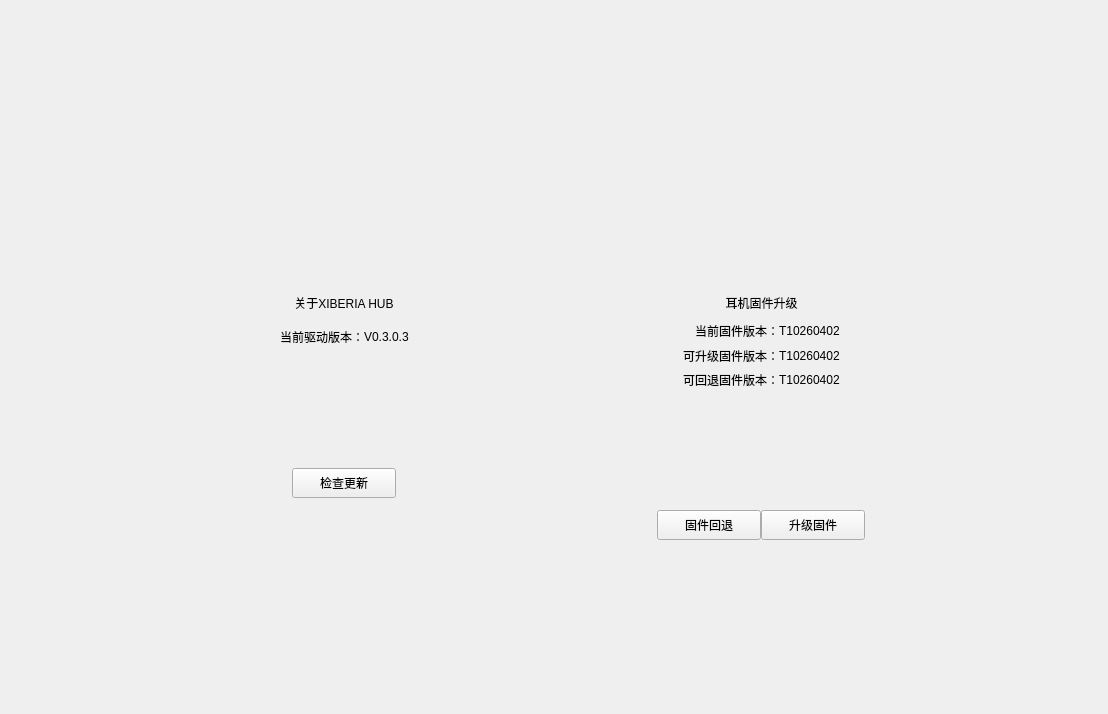
<?xml version="1.0" encoding="UTF-8"?>
<ui version="4.0">
 <class>VersionSettingsMainPage</class>
 <widget class="QWidget" name="VersionSettingsMainPage">
  <property name="geometry">
   <rect>
    <x>0</x>
    <y>0</y>
    <width>1108</width>
    <height>714</height>
   </rect>
  </property>
  <property name="windowTitle">
   <string>Form</string>
  </property>
  <layout class="QGridLayout" name="gridLayout">
   <property name="leftMargin">
    <number>0</number>
   </property>
   <property name="topMargin">
    <number>67</number>
   </property>
   <property name="rightMargin">
    <number>0</number>
   </property>
   <property name="bottomMargin">
    <number>85</number>
   </property>
   <property name="spacing">
    <number>0</number>
   </property>
   <item row="0" column="4">
    <spacer name="horizontalSpacer_2">
     <property name="orientation">
      <enum>Qt::Horizontal</enum>
     </property>
     <property name="sizeHint" stdset="0">
      <size>
       <width>40</width>
       <height>20</height>
      </size>
     </property>
    </spacer>
   </item>
   <item row="0" column="0">
    <spacer name="horizontalSpacer">
     <property name="orientation">
      <enum>Qt::Horizontal</enum>
     </property>
     <property name="sizeHint" stdset="0">
      <size>
       <width>40</width>
       <height>20</height>
      </size>
     </property>
    </spacer>
   </item>
   <item row="0" column="1">
    <widget class="FrostedPanel" name="widget" native="true">
     <property name="sizePolicy">
      <sizepolicy hsizetype="Preferred" vsizetype="Preferred">
       <horstretch>0</horstretch>
       <verstretch>0</verstretch>
      </sizepolicy>
     </property>
     <property name="minimumSize">
      <size>
       <width>344</width>
       <height>484</height>
      </size>
     </property>
     <layout class="QGridLayout" name="gridLayout_2">
      <property name="leftMargin">
       <number>0</number>
      </property>
      <property name="topMargin">
       <number>0</number>
      </property>
      <property name="rightMargin">
       <number>0</number>
      </property>
      <property name="bottomMargin">
       <number>0</number>
      </property>
      <property name="spacing">
       <number>0</number>
      </property>
      <item row="0" column="1">
       <widget class="QWidget" name="widget_3" native="true">
        <property name="sizePolicy">
         <sizepolicy hsizetype="Expanding" vsizetype="Preferred">
          <horstretch>0</horstretch>
          <verstretch>0</verstretch>
         </sizepolicy>
        </property>
        <property name="minimumSize">
         <size>
          <width>310</width>
          <height>0</height>
         </size>
        </property>
        <property name="layoutDirection">
         <enum>Qt::LeftToRight</enum>
        </property>
        <layout class="QVBoxLayout" name="verticalLayout">
         <property name="spacing">
          <number>0</number>
         </property>
         <property name="leftMargin">
          <number>0</number>
         </property>
         <property name="topMargin">
          <number>0</number>
         </property>
         <property name="rightMargin">
          <number>0</number>
         </property>
         <property name="bottomMargin">
          <number>0</number>
         </property>
         <item>
          <spacer name="verticalSpacer_4">
           <property name="orientation">
            <enum>Qt::Vertical</enum>
           </property>
           <property name="sizeType">
            <enum>QSizePolicy::Fixed</enum>
           </property>
           <property name="sizeHint" stdset="0">
            <size>
             <width>20</width>
             <height>76</height>
            </size>
           </property>
          </spacer>
         </item>
         <item>
          <widget class="QWidget" name="widget_4" native="true">
           <property name="minimumSize">
            <size>
             <width>0</width>
             <height>85</height>
            </size>
           </property>
           <layout class="QGridLayout" name="gridLayout_3">
            <property name="leftMargin">
             <number>0</number>
            </property>
            <property name="topMargin">
             <number>0</number>
            </property>
            <property name="rightMargin">
             <number>0</number>
            </property>
            <property name="bottomMargin">
             <number>0</number>
            </property>
            <property name="spacing">
             <number>0</number>
            </property>
            <item row="0" column="0">
             <widget class="QLabel" name="label">
              <property name="minimumSize">
               <size>
                <width>85</width>
                <height>85</height>
               </size>
              </property>
              <property name="maximumSize">
               <size>
                <width>85</width>
                <height>85</height>
               </size>
              </property>
              <property name="layoutDirection">
               <enum>Qt::LeftToRight</enum>
              </property>
              <property name="text">
               <string/>
              </property>
              <property name="alignment">
               <set>Qt::AlignCenter</set>
              </property>
             </widget>
            </item>
           </layout>
          </widget>
         </item>
         <item>
          <spacer name="verticalSpacer">
           <property name="orientation">
            <enum>Qt::Vertical</enum>
           </property>
           <property name="sizeType">
            <enum>QSizePolicy::Fixed</enum>
           </property>
           <property name="sizeHint" stdset="0">
            <size>
             <width>20</width>
             <height>65</height>
            </size>
           </property>
          </spacer>
         </item>
         <item>
          <widget class="QLabel" name="label_2">
           <property name="sizePolicy">
            <sizepolicy hsizetype="Preferred" vsizetype="Fixed">
             <horstretch>0</horstretch>
             <verstretch>0</verstretch>
            </sizepolicy>
           </property>
           <property name="minimumSize">
            <size>
             <width>126</width>
             <height>20</height>
            </size>
           </property>
           <property name="text">
            <string>关于XIBERIA HUB</string>
           </property>
           <property name="alignment">
            <set>Qt::AlignCenter</set>
           </property>
          </widget>
         </item>
         <item>
          <spacer name="verticalSpacer_2">
           <property name="orientation">
            <enum>Qt::Vertical</enum>
           </property>
           <property name="sizeType">
            <enum>QSizePolicy::Fixed</enum>
           </property>
           <property name="sizeHint" stdset="0">
            <size>
             <width>20</width>
             <height>14</height>
            </size>
           </property>
          </spacer>
         </item>
         <item>
          <widget class="QWidget" name="widget_6" native="true">
           <layout class="QGridLayout" name="gridLayout_6">
            <property name="leftMargin">
             <number>0</number>
            </property>
            <property name="topMargin">
             <number>0</number>
            </property>
            <property name="rightMargin">
             <number>0</number>
            </property>
            <property name="bottomMargin">
             <number>0</number>
            </property>
            <property name="spacing">
             <number>0</number>
            </property>
            <item row="0" column="2">
             <widget class="QLabel" name="lab_SoftwareVer">
              <property name="sizePolicy">
               <sizepolicy hsizetype="Preferred" vsizetype="Fixed">
                <horstretch>0</horstretch>
                <verstretch>0</verstretch>
               </sizepolicy>
              </property>
              <property name="minimumSize">
               <size>
                <width>0</width>
                <height>17</height>
               </size>
              </property>
              <property name="text">
               <string>V0.3.0.3</string>
              </property>
             </widget>
            </item>
            <item row="0" column="1">
             <widget class="QLabel" name="label_3">
              <property name="sizePolicy">
               <sizepolicy hsizetype="Preferred" vsizetype="Fixed">
                <horstretch>0</horstretch>
                <verstretch>0</verstretch>
               </sizepolicy>
              </property>
              <property name="minimumSize">
               <size>
                <width>0</width>
                <height>17</height>
               </size>
              </property>
              <property name="text">
               <string>当前驱动版本：</string>
              </property>
              <property name="alignment">
               <set>Qt::AlignRight|Qt::AlignTrailing|Qt::AlignVCenter</set>
              </property>
             </widget>
            </item>
            <item row="0" column="0">
             <spacer name="horizontalSpacer_12">
              <property name="orientation">
               <enum>Qt::Horizontal</enum>
              </property>
              <property name="sizeHint" stdset="0">
               <size>
                <width>40</width>
                <height>20</height>
               </size>
              </property>
             </spacer>
            </item>
            <item row="0" column="3">
             <spacer name="horizontalSpacer_13">
              <property name="orientation">
               <enum>Qt::Horizontal</enum>
              </property>
              <property name="sizeHint" stdset="0">
               <size>
                <width>40</width>
                <height>20</height>
               </size>
              </property>
             </spacer>
            </item>
           </layout>
          </widget>
         </item>
         <item>
          <spacer name="verticalSpacer_3">
           <property name="orientation">
            <enum>Qt::Vertical</enum>
           </property>
           <property name="sizeType">
            <enum>QSizePolicy::Fixed</enum>
           </property>
           <property name="sizeHint" stdset="0">
            <size>
             <width>20</width>
             <height>121</height>
            </size>
           </property>
          </spacer>
         </item>
         <item>
          <widget class="QWidget" name="widget_5" native="true">
           <layout class="QGridLayout" name="gridLayout_4">
            <property name="leftMargin">
             <number>0</number>
            </property>
            <property name="topMargin">
             <number>0</number>
            </property>
            <property name="rightMargin">
             <number>0</number>
            </property>
            <property name="bottomMargin">
             <number>0</number>
            </property>
            <property name="spacing">
             <number>0</number>
            </property>
            <item row="0" column="0">
             <widget class="QPushButton" name="pBt_UpdateSoftware">
              <property name="minimumSize">
               <size>
                <width>104</width>
                <height>30</height>
               </size>
              </property>
              <property name="maximumSize">
               <size>
                <width>104</width>
                <height>30</height>
               </size>
              </property>
              <property name="text">
               <string>检查更新</string>
              </property>
             </widget>
            </item>
           </layout>
          </widget>
         </item>
         <item>
          <spacer name="verticalSpacer_5">
           <property name="orientation">
            <enum>Qt::Vertical</enum>
           </property>
           <property name="sizeType">
            <enum>QSizePolicy::Expanding</enum>
           </property>
           <property name="sizeHint" stdset="0">
            <size>
             <width>20</width>
             <height>40</height>
            </size>
           </property>
          </spacer>
         </item>
        </layout>
       </widget>
      </item>
      <item row="0" column="0">
       <spacer name="horizontalSpacer_3">
        <property name="orientation">
         <enum>Qt::Horizontal</enum>
        </property>
        <property name="sizeHint" stdset="0">
         <size>
          <width>40</width>
          <height>20</height>
         </size>
        </property>
       </spacer>
      </item>
      <item row="0" column="2">
       <spacer name="horizontalSpacer_4">
        <property name="orientation">
         <enum>Qt::Horizontal</enum>
        </property>
        <property name="sizeHint" stdset="0">
         <size>
          <width>40</width>
          <height>20</height>
         </size>
        </property>
       </spacer>
      </item>
     </layout>
    </widget>
   </item>
   <item row="0" column="3">
    <widget class="FrostedPanel" name="widget_2" native="true">
     <property name="sizePolicy">
      <sizepolicy hsizetype="Preferred" vsizetype="Preferred">
       <horstretch>0</horstretch>
       <verstretch>0</verstretch>
      </sizepolicy>
     </property>
     <property name="minimumSize">
      <size>
       <width>344</width>
       <height>484</height>
      </size>
     </property>
     <layout class="QVBoxLayout" name="verticalLayout_3">
      <property name="spacing">
       <number>0</number>
      </property>
      <property name="leftMargin">
       <number>0</number>
      </property>
      <property name="topMargin">
       <number>23</number>
      </property>
      <property name="rightMargin">
       <number>0</number>
      </property>
      <property name="bottomMargin">
       <number>0</number>
      </property>
      <item>
       <widget class="QWidget" name="widget_7" native="true">
        <property name="minimumSize">
         <size>
          <width>0</width>
          <height>149</height>
         </size>
        </property>
        <layout class="QHBoxLayout" name="horizontalLayout_2">
         <property name="spacing">
          <number>0</number>
         </property>
         <property name="leftMargin">
          <number>0</number>
         </property>
         <property name="topMargin">
          <number>0</number>
         </property>
         <property name="rightMargin">
          <number>0</number>
         </property>
         <property name="bottomMargin">
          <number>0</number>
         </property>
         <item>
          <spacer name="horizontalSpacer_10">
           <property name="orientation">
            <enum>Qt::Horizontal</enum>
           </property>
           <property name="sizeHint" stdset="0">
            <size>
             <width>106</width>
             <height>20</height>
            </size>
           </property>
          </spacer>
         </item>
         <item>
          <widget class="QLabel" name="label_deivce_icon">
           <property name="minimumSize">
            <size>
             <width>184</width>
             <height>149</height>
            </size>
           </property>
           <property name="text">
            <string/>
           </property>
          </widget>
         </item>
         <item>
          <spacer name="horizontalSpacer_11">
           <property name="orientation">
            <enum>Qt::Horizontal</enum>
           </property>
           <property name="sizeHint" stdset="0">
            <size>
             <width>106</width>
             <height>20</height>
            </size>
           </property>
          </spacer>
         </item>
        </layout>
       </widget>
      </item>
      <item>
       <spacer name="verticalSpacer_7">
        <property name="orientation">
         <enum>Qt::Vertical</enum>
        </property>
        <property name="sizeType">
         <enum>QSizePolicy::Fixed</enum>
        </property>
        <property name="sizeHint" stdset="0">
         <size>
          <width>20</width>
          <height>54</height>
         </size>
        </property>
       </spacer>
      </item>
      <item>
       <widget class="QWidget" name="widget_8" native="true">
        <layout class="QGridLayout" name="gridLayout_5">
         <property name="leftMargin">
          <number>0</number>
         </property>
         <property name="topMargin">
          <number>0</number>
         </property>
         <property name="rightMargin">
          <number>0</number>
         </property>
         <property name="bottomMargin">
          <number>0</number>
         </property>
         <property name="spacing">
          <number>0</number>
         </property>
         <item row="6" column="2">
          <widget class="QLabel" name="label_11">
           <property name="text">
            <string>T10260402</string>
           </property>
          </widget>
         </item>
         <item row="4" column="2">
          <widget class="QLabel" name="label_10">
           <property name="text">
            <string>T10260402</string>
           </property>
          </widget>
         </item>
         <item row="4" column="1">
          <widget class="QLabel" name="label_7">
           <property name="minimumSize">
            <size>
             <width>0</width>
             <height>17</height>
            </size>
           </property>
           <property name="text">
            <string>可升级固件版本：</string>
           </property>
           <property name="alignment">
            <set>Qt::AlignRight|Qt::AlignTrailing|Qt::AlignVCenter</set>
           </property>
          </widget>
         </item>
         <item row="0" column="1" colspan="2">
          <widget class="QLabel" name="label_12">
           <property name="minimumSize">
            <size>
             <width>0</width>
             <height>20</height>
            </size>
           </property>
           <property name="text">
            <string>耳机固件升级</string>
           </property>
           <property name="alignment">
            <set>Qt::AlignCenter</set>
           </property>
          </widget>
         </item>
         <item row="2" column="2">
          <widget class="QLabel" name="label_9">
           <property name="text">
            <string>T10260402</string>
           </property>
          </widget>
         </item>
         <item row="2" column="3">
          <spacer name="horizontalSpacer_6">
           <property name="orientation">
            <enum>Qt::Horizontal</enum>
           </property>
           <property name="sizeHint" stdset="0">
            <size>
             <width>40</width>
             <height>20</height>
            </size>
           </property>
          </spacer>
         </item>
         <item row="6" column="1">
          <widget class="QLabel" name="label_8">
           <property name="minimumSize">
            <size>
             <width>0</width>
             <height>17</height>
            </size>
           </property>
           <property name="text">
            <string>可回退固件版本：</string>
           </property>
           <property name="alignment">
            <set>Qt::AlignRight|Qt::AlignTrailing|Qt::AlignVCenter</set>
           </property>
          </widget>
         </item>
         <item row="3" column="1">
          <spacer name="verticalSpacer_9">
           <property name="orientation">
            <enum>Qt::Vertical</enum>
           </property>
           <property name="sizeType">
            <enum>QSizePolicy::Fixed</enum>
           </property>
           <property name="sizeHint" stdset="0">
            <size>
             <width>20</width>
             <height>6</height>
            </size>
           </property>
          </spacer>
         </item>
         <item row="2" column="1">
          <widget class="QLabel" name="label_6">
           <property name="styleSheet">
            <string notr="true"/>
           </property>
           <property name="text">
            <string>当前固件版本：</string>
           </property>
           <property name="alignment">
            <set>Qt::AlignRight|Qt::AlignTrailing|Qt::AlignVCenter</set>
           </property>
          </widget>
         </item>
         <item row="1" column="1">
          <spacer name="verticalSpacer_8">
           <property name="orientation">
            <enum>Qt::Vertical</enum>
           </property>
           <property name="sizeType">
            <enum>QSizePolicy::Fixed</enum>
           </property>
           <property name="sizeHint" stdset="0">
            <size>
             <width>20</width>
             <height>8</height>
            </size>
           </property>
          </spacer>
         </item>
         <item row="2" column="0">
          <spacer name="horizontalSpacer_5">
           <property name="orientation">
            <enum>Qt::Horizontal</enum>
           </property>
           <property name="sizeHint" stdset="0">
            <size>
             <width>40</width>
             <height>20</height>
            </size>
           </property>
          </spacer>
         </item>
         <item row="5" column="1">
          <spacer name="verticalSpacer_10">
           <property name="orientation">
            <enum>Qt::Vertical</enum>
           </property>
           <property name="sizeType">
            <enum>QSizePolicy::Fixed</enum>
           </property>
           <property name="sizeHint" stdset="0">
            <size>
             <width>20</width>
             <height>6</height>
            </size>
           </property>
          </spacer>
         </item>
        </layout>
       </widget>
      </item>
      <item>
       <spacer name="verticalSpacer_6">
        <property name="orientation">
         <enum>Qt::Vertical</enum>
        </property>
        <property name="sizeType">
         <enum>QSizePolicy::Fixed</enum>
        </property>
        <property name="sizeHint" stdset="0">
         <size>
          <width>20</width>
          <height>121</height>
         </size>
        </property>
       </spacer>
      </item>
      <item>
       <widget class="QWidget" name="widget_9" native="true">
        <property name="minimumSize">
         <size>
          <width>0</width>
          <height>30</height>
         </size>
        </property>
        <layout class="QHBoxLayout" name="horizontalLayout">
         <property name="spacing">
          <number>0</number>
         </property>
         <property name="leftMargin">
          <number>0</number>
         </property>
         <property name="topMargin">
          <number>0</number>
         </property>
         <property name="rightMargin">
          <number>0</number>
         </property>
         <property name="bottomMargin">
          <number>0</number>
         </property>
         <item>
          <spacer name="horizontalSpacer_8">
           <property name="orientation">
            <enum>Qt::Horizontal</enum>
           </property>
           <property name="sizeHint" stdset="0">
            <size>
             <width>46</width>
             <height>20</height>
            </size>
           </property>
          </spacer>
         </item>
         <item>
          <widget class="QPushButton" name="pBt_Rollback">
           <property name="minimumSize">
            <size>
             <width>104</width>
             <height>30</height>
            </size>
           </property>
           <property name="text">
            <string>固件回退</string>
           </property>
          </widget>
         </item>
         <item>
          <widget class="QPushButton" name="pBt_OTA">
           <property name="minimumSize">
            <size>
             <width>104</width>
             <height>30</height>
            </size>
           </property>
           <property name="text">
            <string>升级固件</string>
           </property>
          </widget>
         </item>
         <item>
          <spacer name="horizontalSpacer_9">
           <property name="orientation">
            <enum>Qt::Horizontal</enum>
           </property>
           <property name="sizeHint" stdset="0">
            <size>
             <width>45</width>
             <height>20</height>
            </size>
           </property>
          </spacer>
         </item>
        </layout>
       </widget>
      </item>
      <item>
       <spacer name="verticalSpacer_11">
        <property name="orientation">
         <enum>Qt::Vertical</enum>
        </property>
        <property name="sizeHint" stdset="0">
         <size>
          <width>20</width>
          <height>40</height>
         </size>
        </property>
       </spacer>
      </item>
     </layout>
    </widget>
   </item>
   <item row="0" column="2">
    <spacer name="horizontalSpacer_14">
     <property name="orientation">
      <enum>Qt::Horizontal</enum>
     </property>
     <property name="sizeType">
      <enum>QSizePolicy::Fixed</enum>
     </property>
     <property name="sizeHint" stdset="0">
      <size>
       <width>24</width>
       <height>20</height>
      </size>
     </property>
    </spacer>
   </item>
  </layout>
 </widget>
 <customwidgets>
  <customwidget>
   <class>FrostedPanel</class>
   <extends>QWidget</extends>
   <header>modules/Common/FrostedPanel.h</header>
   <container>1</container>
  </customwidget>
 </customwidgets>
 <resources/>
 <connections/>
</ui>
